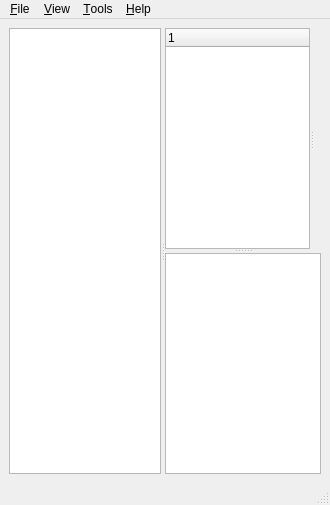
<ui version="4.0" >
 <class>VmdMainWindow</class>
 <widget class="QMainWindow" name="VmdMainWindow" >
  <property name="geometry" >
   <rect>
    <x>0</x>
    <y>0</y>
    <width>330</width>
    <height>505</height>
   </rect>
  </property>
  <property name="windowTitle" >
   <string>VMDGui</string>
  </property>
  <property name="windowIcon" >
   <iconset resource="../resource/default.qrc" >:/images/default/images/logo_small.png</iconset>
  </property>
  <widget class="QWidget" name="centralwidget" >
   <layout class="QVBoxLayout" >
    <item>
     <widget class="QSplitter" name="splitter_1" >
      <property name="orientation" >
       <enum>Qt::Horizontal</enum>
      </property>
      <widget class="QTreeView" name="explorer_view" />
      <widget class="QSplitter" name="splitter_2" >
       <property name="orientation" >
        <enum>Qt::Vertical</enum>
       </property>
       <widget class="QSplitter" name="splitter_3" >
        <property name="orientation" >
         <enum>Qt::Horizontal</enum>
        </property>
        <widget class="QTreeWidget" name="tree" >
         <column>
          <property name="text" >
           <string>1</string>
          </property>
         </column>
        </widget>
        <widget class="QSplitter" name="splitter_4" >
         <property name="orientation" >
          <enum>Qt::Vertical</enum>
         </property>
         <widget class="QWidget" native="1" name="main_widget" >
          <layout class="QVBoxLayout" >
           <item>
            <widget class="QLabel" name="logo_label" >
             <property name="pixmap" >
              <pixmap resource="../resource/default.qrc" >:/images/default/images/logo.svg</pixmap>
             </property>
             <property name="alignment" >
              <set>Qt::AlignCenter</set>
             </property>
            </widget>
           </item>
          </layout>
         </widget>
        </widget>
       </widget>
       <widget class="QWidget" native="1" name="error_widget" >
        <layout class="QVBoxLayout" >
         <item>
          <widget class="QTextEdit" name="error_box" >
           <property name="readOnly" >
            <bool>true</bool>
           </property>
          </widget>
         </item>
        </layout>
       </widget>
      </widget>
     </widget>
    </item>
   </layout>
  </widget>
  <widget class="QMenuBar" name="menubar" >
   <property name="geometry" >
    <rect>
     <x>0</x>
     <y>0</y>
     <width>330</width>
     <height>28</height>
    </rect>
   </property>
   <widget class="QMenu" name="menuFile" >
    <property name="title" >
     <string>&amp;File</string>
    </property>
    <addaction name="actionOpen" />
    <addaction name="actionRecent" />
    <addaction name="actionClose" />
    <addaction name="separator" />
    <addaction name="actionExit" />
   </widget>
   <widget class="QMenu" name="menuHelp" >
    <property name="title" >
     <string>&amp;Help</string>
    </property>
    <addaction name="actionAbout" />
    <addaction name="actionAboutQt" />
   </widget>
   <widget class="QMenu" name="menuView" >
    <property name="title" >
     <string>&amp;View</string>
    </property>
    <addaction name="actionExplorer" />
    <addaction name="actionError_panel" />
    <addaction name="actionStatus_bar" />
   </widget>
   <widget class="QMenu" name="menuTools" >
    <property name="title" >
     <string>&amp;Tools</string>
    </property>
    <addaction name="actionLessonWizard" />
   </widget>
   <addaction name="menuFile" />
   <addaction name="menuView" />
   <addaction name="menuTools" />
   <addaction name="menuHelp" />
  </widget>
  <widget class="QStatusBar" name="statusbar" />
  <action name="actionOpen" >
   <property name="text" >
    <string>&amp;Open...</string>
   </property>
   <property name="statusTip" >
    <string>Opens an application file</string>
   </property>
   <property name="shortcut" >
    <string>Ctrl+O</string>
   </property>
  </action>
  <action name="actionAbout" >
   <property name="text" >
    <string>A&amp;bout ...</string>
   </property>
   <property name="statusTip" >
    <string>Shows info about VMDGui</string>
   </property>
  </action>
  <action name="actionAboutQt" >
   <property name="text" >
    <string>About &amp;Qt</string>
   </property>
   <property name="statusTip" >
    <string>Shows info about Qt</string>
   </property>
  </action>
  <action name="actionClose" >
   <property name="enabled" >
    <bool>false</bool>
   </property>
   <property name="text" >
    <string>&amp;Close</string>
   </property>
   <property name="statusTip" >
    <string>Closes the currently opened application</string>
   </property>
   <property name="shortcut" >
    <string>Ctrl+W</string>
   </property>
  </action>
  <action name="actionExit" >
   <property name="text" >
    <string>E&amp;xit</string>
   </property>
   <property name="statusTip" >
    <string>Exits from VMDGui</string>
   </property>
   <property name="shortcut" >
    <string>Ctrl+Q</string>
   </property>
  </action>
  <action name="actionRecent" >
   <property name="text" >
    <string>&amp;Recent</string>
   </property>
   <property name="statusTip" >
    <string>Open a recently used application</string>
   </property>
  </action>
  <action name="actionError_panel" >
   <property name="checkable" >
    <bool>true</bool>
   </property>
   <property name="text" >
    <string>&amp;Error panel</string>
   </property>
  </action>
  <action name="actionExplorer" >
   <property name="checkable" >
    <bool>true</bool>
   </property>
   <property name="text" >
    <string>E&amp;xplorer</string>
   </property>
   <property name="shortcut" >
    <string>F9</string>
   </property>
  </action>
  <action name="actionWorkplace" >
   <property name="checkable" >
    <bool>true</bool>
   </property>
   <property name="text" >
    <string>&amp;Workplace</string>
   </property>
  </action>
  <action name="actionStatus_bar" >
   <property name="checkable" >
    <bool>true</bool>
   </property>
   <property name="checked" >
    <bool>true</bool>
   </property>
   <property name="text" >
    <string>Status &amp;bar</string>
   </property>
  </action>
  <action name="actionLessonWizard" >
   <property name="text" >
    <string>&amp;Lesson wizard...</string>
   </property>
   <property name="statusTip" >
    <string>Edit or create a new lesson</string>
   </property>
  </action>
 </widget>
 <resources>
  <include location="../resource/default.qrc" />
 </resources>
 <connections>
  <connection>
   <sender>actionExit</sender>
   <signal>triggered()</signal>
   <receiver>VmdMainWindow</receiver>
   <slot>close()</slot>
   <hints>
    <hint type="sourcelabel" >
     <x>-1</x>
     <y>-1</y>
    </hint>
    <hint type="destinationlabel" >
     <x>306</x>
     <y>236</y>
    </hint>
   </hints>
  </connection>
  <connection>
   <sender>actionError_panel</sender>
   <signal>triggered(bool)</signal>
   <receiver>error_widget</receiver>
   <slot>setVisible(bool)</slot>
   <hints>
    <hint type="sourcelabel" >
     <x>-1</x>
     <y>-1</y>
    </hint>
    <hint type="destinationlabel" >
     <x>214</x>
     <y>358</y>
    </hint>
   </hints>
  </connection>
  <connection>
   <sender>actionExplorer</sender>
   <signal>triggered(bool)</signal>
   <receiver>explorer_view</receiver>
   <slot>setVisible(bool)</slot>
   <hints>
    <hint type="sourcelabel" >
     <x>-1</x>
     <y>-1</y>
    </hint>
    <hint type="destinationlabel" >
     <x>55</x>
     <y>253</y>
    </hint>
   </hints>
  </connection>
  <connection>
   <sender>actionStatus_bar</sender>
   <signal>triggered(bool)</signal>
   <receiver>statusbar</receiver>
   <slot>setVisible(bool)</slot>
   <hints>
    <hint type="sourcelabel" >
     <x>-1</x>
     <y>-1</y>
    </hint>
    <hint type="destinationlabel" >
     <x>164</x>
     <y>492</y>
    </hint>
   </hints>
  </connection>
 </connections>
</ui>
